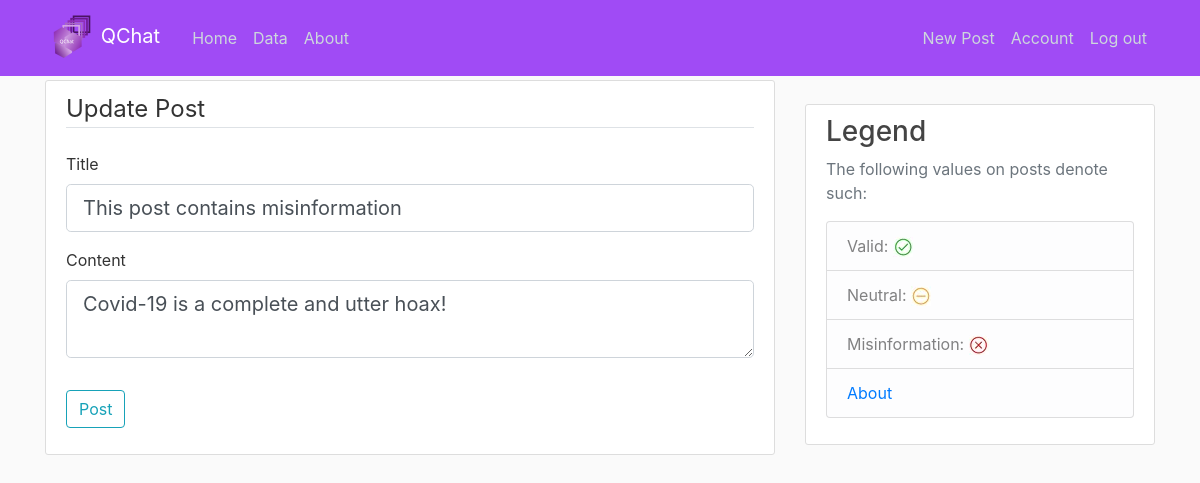
Screenshot of /post/37/update (signed in) with the database file from the repository.
### app/models.py (models this page shows, shortened)
class Post(db.Model):
    id = db.Column(db.Integer, primary_key=True)                                    # Primary Key
    title = db.Column(db.String(100), nullable=False)                               # Each Post will have a title, with a max(100) characters, uniqueness does not apply, and Null is not allowed!
    date_posted = db.Column(db.DateTime, nullable=False, default=datetime.utcnow)   # Each Post will have a date_posted, with DateTime set to utcnow, current time, and Null is not allowed!
    content = db.Column(db.Text, nullable=False)                                    # Each Post will have a content with no character limit, and Null is not allowed!
    user_id = db.Column(db.Integer, db.ForeignKey('user.id'), nullable=False)       # This is using the user id as a ForeignKey, each post must have an Author, so Null is not allowed!

### app/posts/routes.py (the view, shortened to what this page needs)
@posts.route('/post/<int:post_id>/update', methods=['GET', 'POST'])
@login_required
def update_post(post_id):
    post = Post.query.get_or_404(post_id)
    if post.author != current_user:
        abort(403)
    form = PostForm()                                                       # Create an instance of the PostForm()
    if request.method == 'GET':
        form.title.data = post.title                                        # This ensures that the fields are populated with the previous text! But only if it's a 'GET' request.
        form.content.data = post.content                                    # This ensures that the fields are populated with the previous text! But only if it's a 'GET' request.
    return render_template('create_post.html', title='Update Post', form=form, legend='Update Post')            # Redirect to Create_Post.html, but with some pre-filled text, and a newer legend!

### app/posts/forms.py
class PostForm(FlaskForm):
    title = StringField('Title', validators=[ DataRequired() ])
    content = TextAreaField('Content', validators=[ DataRequired() ])
    submit = SubmitField('Post')

### app/models.py (called while the page is built)
@login_manager.user_loader
def laod_user(user_id):
    return User.query.get(int(user_id))                                             # getter function that helps get the user_id

### app/templates/create_post.html (shortened to what this page needs)
{% extends "template.html" %}
{% block content %}
    <div class="content-section">
        <form method="POST" action="{{ request.path }}">
            <fieldset class="form-group">
                <legend class="border-bottom mb-4">{{ legend }}</legend>
                <div class="form-group">
                    {{ form.title.label(class="form-control-label") }}
                    {% if form.title.errors %}
                        {{ form.title(class="form-control form-control-lg is-invalid") }}
                        <div class="invalid-feedback">
                            {% for error in form.title.errors %}
                                <span> {{ error }} </span>
                            {% endfor %}
                        </div>
                    {% else %}
                        {{ form.title(class="form-control form-control-lg") }}
                    {% endif %}
                </div>
                <div class="form-group">
                    {{ form.content.label(class="form-control-label") }}
                    {% if form.content.errors %}
                        {{ form.content(class="form-control form-control-lg is-invalid") }}
                        <div class="invalid-feedback">
                            {% for error in form.content.errors %}
                                <span> {{ error }} </span>
                            {% endfor %}
                        </div>
                    {% else %}
                        {{ form.content(class="form-control form-control-lg") }}
                    {% endif %}
                </div>
            </fieldset>
            <div class="form-group">
                {{ form.submit(class="btn btn-outline-info") }}
            </div>
        </form>
    </div>
{% endblock content %}

### app/static/main.css (style rules this page uses)
body { background: #fafafa; color: #333333; margin-top: 5rem; }
.content-section { background: #ffffff; padding: 10px 20px; border: 1px solid #dddddd; border-radius: 3px; margin-bottom: 20px; }

### rows the page displays
Post: title "This post contains misinformation", content "Covid-19 is a complete and utter hoax!"

### other values shown
{{ legend }} "Update Post"
